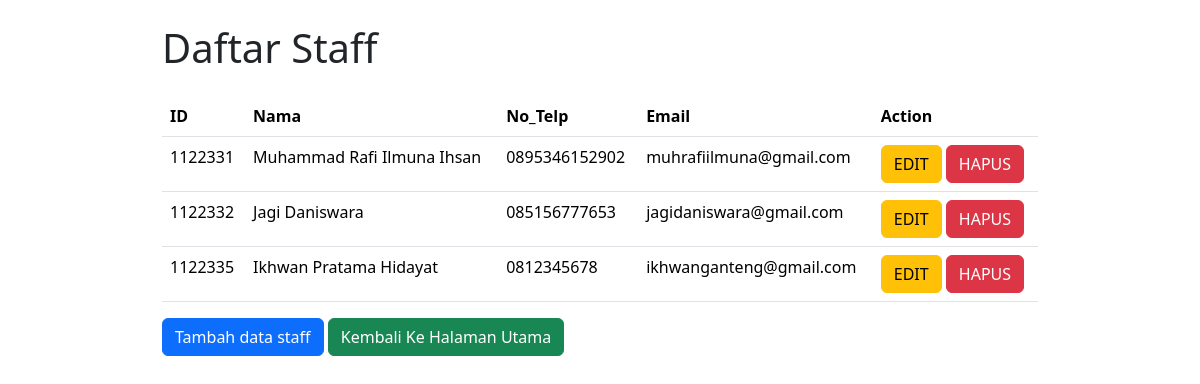
Page /staff.php on the committed database.
### tables this page shows
CREATE TABLE `staff` (
  `id` int(11) NOT NULL,
  `nama_staff` text NOT NULL,
  `no_telp` varchar(13) NOT NULL,
  `email` varchar(50) NOT NULL
);

### staff.php (the view, shortened to what this page needs)
<?php
include_once("./connect.php");
$query = mysqli_query($db,"SELECT * FROM staff");
?>
<!DOCTYPE html>
<html lang="en">
<head>
    <link href="https://cdn.jsdelivr.net/npm/bootstrap@5.3.3/dist/css/bootstrap.min.css" rel="stylesheet">
</head>
<body>
    <div class="container w-75" >
<h1 class="my-4" >Daftar Staff</h1>
<table class="table">
  <thead>
    <tr>
      <th scope="col">ID</th>
      <th scope="col">Nama</th>
      <th scope="col">No_Telp</th>
      <th scope="col">Email</th>
      <th scope="col">Action</th>
    </tr>
  </thead>
  <tbody>
    <?php foreach($query as $staff){ ?>
        <tr>
            <td><?php echo $staff["id"] ?></td>
            <td><?php echo $staff["nama_staff"] ?></td>
            <td><?php echo $staff["no_telp"] ?></td>
            <td><?php echo $staff["email"] ?></td>
            <td>
            <a class="btn btn-warning" href=<?php echo "edit-staff.php?id=" . $staff["id"] ?>>EDIT</a>
            <a class="btn btn-danger" href=<?php echo "delete-staff.php?id=" . $staff["id"] ?>>HAPUS</a>
            </td>
        </tr>
        <?php } ?>
  </tbody>
    </table>
    <a class="btn btn-primary" href="./tambah-staff.php">Tambah data staff</a>
    <a class="btn btn-success" href="./index.php">Kembali Ke Halaman Utama</a>
        </div>
</body>
</html>

### rows in the picture
staff: id "1122331", nama_staff "Muhammad Rafi Ilmuna Ihsan", no_telp "0895346152902", email "muhrafiilmuna@gmail.com"
staff: id "1122332", nama_staff "Jagi Daniswara", no_telp "085156777653", email "jagidaniswara@gmail.com"
staff: id "1122335", nama_staff "Ikhwan Pratama Hidayat", no_telp "0812345678", email "ikhwanganteng@gmail.com"
